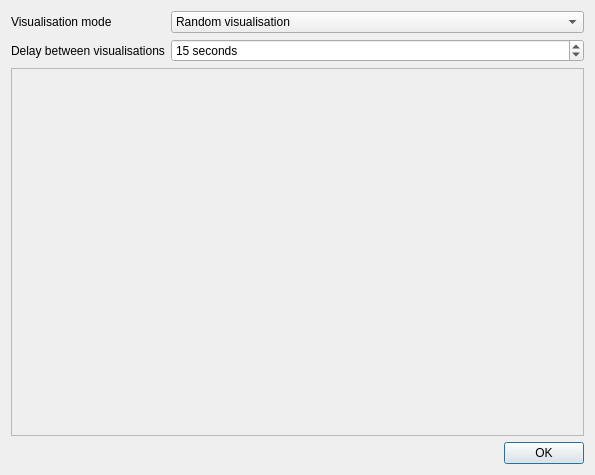
<?xml version="1.0" encoding="UTF-8"?>
<ui version="4.0">
 <class>VisualisationSelector</class>
 <widget class="QDialog" name="VisualisationSelector">
  <property name="geometry">
   <rect>
    <x>0</x>
    <y>0</y>
    <width>595</width>
    <height>475</height>
   </rect>
  </property>
  <property name="windowTitle">
   <string>Select visualisations</string>
  </property>
  <layout class="QVBoxLayout" name="verticalLayout">
   <item>
    <layout class="QFormLayout" name="formLayout">
     <item row="0" column="0">
      <widget class="QLabel" name="label">
       <property name="text">
        <string>Visualisation mode</string>
       </property>
      </widget>
     </item>
     <item row="0" column="1">
      <widget class="QComboBox" name="mode">
       <item>
        <property name="text">
         <string>Random visualisation</string>
        </property>
       </item>
       <item>
        <property name="text">
         <string>Choose from the list</string>
        </property>
       </item>
      </widget>
     </item>
     <item row="1" column="0">
      <widget class="QLabel" name="label_2">
       <property name="text">
        <string>Delay between visualisations</string>
       </property>
      </widget>
     </item>
     <item row="1" column="1">
      <widget class="QSpinBox" name="delay">
       <property name="suffix">
        <string> seconds</string>
       </property>
       <property name="minimum">
        <number>2</number>
       </property>
       <property name="maximum">
        <number>120</number>
       </property>
       <property name="value">
        <number>15</number>
       </property>
      </widget>
     </item>
    </layout>
   </item>
   <item>
    <widget class="QListView" name="list">
     <property name="enabled">
      <bool>false</bool>
     </property>
     <property name="alternatingRowColors">
      <bool>true</bool>
     </property>
     <property name="selectionBehavior">
      <enum>QAbstractItemView::SelectRows</enum>
     </property>
     <property name="uniformItemSizes">
      <bool>true</bool>
     </property>
    </widget>
   </item>
   <item>
    <widget class="QDialogButtonBox" name="buttonBox">
     <property name="orientation">
      <enum>Qt::Horizontal</enum>
     </property>
     <property name="standardButtons">
      <set>QDialogButtonBox::Ok</set>
     </property>
    </widget>
   </item>
  </layout>
 </widget>
 <tabstops>
  <tabstop>mode</tabstop>
  <tabstop>delay</tabstop>
  <tabstop>list</tabstop>
  <tabstop>buttonBox</tabstop>
 </tabstops>
 <resources/>
 <connections>
  <connection>
   <sender>buttonBox</sender>
   <signal>accepted()</signal>
   <receiver>VisualisationSelector</receiver>
   <slot>accept()</slot>
   <hints>
    <hint type="sourcelabel">
     <x>248</x>
     <y>254</y>
    </hint>
    <hint type="destinationlabel">
     <x>157</x>
     <y>274</y>
    </hint>
   </hints>
  </connection>
  <connection>
   <sender>buttonBox</sender>
   <signal>rejected()</signal>
   <receiver>VisualisationSelector</receiver>
   <slot>reject()</slot>
   <hints>
    <hint type="sourcelabel">
     <x>316</x>
     <y>260</y>
    </hint>
    <hint type="destinationlabel">
     <x>286</x>
     <y>274</y>
    </hint>
   </hints>
  </connection>
 </connections>
</ui>
